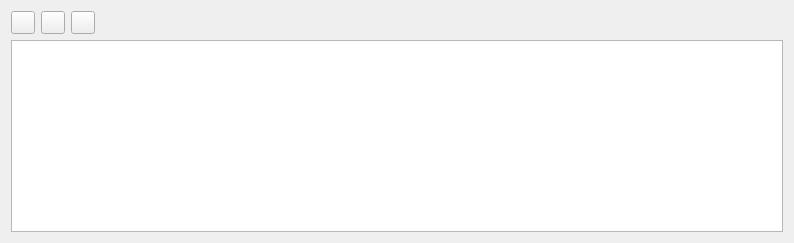
         <widget class="QWidget" name="tab_7">
          <attribute name="title">
           <string>Diagnosis</string>
          </attribute>
          <layout class="QGridLayout" name="gridLayout_4">
           <item row="0" column="0">
            <widget class="QToolButton" name="btnRead">
             <property name="enabled">
              <bool>true</bool>
             </property>
             <property name="sizePolicy">
              <sizepolicy hsizetype="Preferred" vsizetype="Preferred">
               <horstretch>0</horstretch>
               <verstretch>0</verstretch>
              </sizepolicy>
             </property>
             <property name="toolTip">
              <string>Read from the controller</string>
             </property>
             <property name="text">
              <string/>
             </property>
             <property name="icon">
              <iconset resource="../../../res/res.qrc">
               <normaloff>:/res/image/icon/skip.png</normaloff>:/res/image/icon/skip.png</iconset>
             </property>
            </widget>
           </item>
           <item row="0" column="1">
            <widget class="QToolButton" name="btnDelete">
             <property name="sizePolicy">
              <sizepolicy hsizetype="Preferred" vsizetype="Preferred">
               <horstretch>0</horstretch>
               <verstretch>0</verstretch>
              </sizepolicy>
             </property>
             <property name="toolTip">
              <string>Deleta all</string>
             </property>
             <property name="text">
              <string/>
             </property>
             <property name="icon">
              <iconset resource="../../../res/res.qrc">
               <normaloff>:/res/image/icon/trash.png</normaloff>:/res/image/icon/trash.png</iconset>
             </property>
            </widget>
           </item>
           <item row="0" column="2">
            <widget class="QToolButton" name="btnExport_2">
             <property name="sizePolicy">
              <sizepolicy hsizetype="Preferred" vsizetype="Preferred">
               <horstretch>0</horstretch>
               <verstretch>0</verstretch>
              </sizepolicy>
             </property>
             <property name="toolTip">
              <string>Export</string>
             </property>
             <property name="text">
              <string/>
             </property>
             <property name="icon">
              <iconset resource="../../../res/res.qrc">
               <normaloff>:/res/image/icon/219.png</normaloff>:/res/image/icon/219.png</iconset>
             </property>
            </widget>
           </item>
           <item row="0" column="3">
            <spacer name="horizontalSpacer_3">
             <property name="orientation">
              <enum>Qt::Horizontal</enum>
             </property>
             <property name="sizeHint" stdset="0">
              <size>
               <width>682</width>
               <height>20</height>
              </size>
             </property>
            </spacer>
           </item>
           <item row="1" column="0" colspan="4">
            <widget class="QTableView" name="tvDiagnosis">
             <property name="editTriggers">
              <set>QAbstractItemView::NoEditTriggers</set>
             </property>
             <attribute name="horizontalHeaderStretchLastSection">
              <bool>true</bool>
             </attribute>
             <attribute name="verticalHeaderVisible">
              <bool>false</bool>
             </attribute>
            </widget>
           </item>
          </layout>
         </widget>
